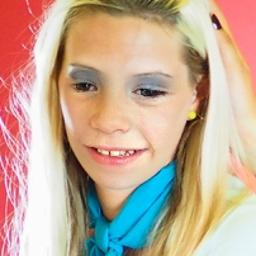
#> input picture colour data set/(1).jpg, 256 x 256 px
$ python -i camera.py   (imports and definitions only)
#> lines starting #> are read from the running program, lines starting #| are printed output that depends on the picture
import cv2
import numpy as np
import os
import zipfile
import pandas as pd

def extract_prnu_snu(image):
    # Estimate PRNU pattern using Non-Local Means Denoising
    prnu = cv2.fastNlMeansDenoising(image, None, h=7, templateWindowSize=21, searchWindowSize=21)

    # Compute SNU pattern as the difference between original and
    # denoised image
    snu = image - prnu

    return prnu, snu

# [13 lines left out: function compute_noise_level, not called in this run]

def otsu_threshold(image):
    # Apply Otsu's thresholding to the image
    _, mask = cv2.threshold(image, 0, 255, cv2.THRESH_BINARY + cv2.THRESH_OTSU)
    return mask

# [6 lines left out: function noise_analysis, not called in this run]

def process_image(image):
    # Extract PRNU and SNU patterns
    prnu, snu = extract_prnu_snu(image)

    # Compute Otsu's threshold masks for foreground and background
    foreground_mask = otsu_threshold(image)
    background_mask = otsu_threshold(prnu)

    # Compute noise level in foreground and background regions
    foreground_noise = compute_noise_level(image, foreground_mask, downsample_factor=4)
    background_noise = compute_noise_level(prnu, background_mask, downsample_factor=4)

    # Perform pattern analysis and noise analysis
    noise_difference = noise_analysis(foreground_noise, background_noise)

    return foreground_noise, background_noise, noise_difference

# [43 lines left out: functions detect_fake_images, main, not called in this run]

# [2 lines not run here, left out]

>>> import cv2
>>> picture = cv2.imread('colour data set/(1).jpg')
#> picture is the input picture: shape (256, 256, 3); mean B, G, R 150.4, 170.3, 196
>>> result = process_image(picture)
#> in extract_prnu_snu, `snu = image - prnu`:
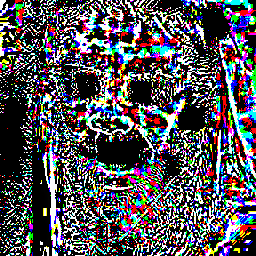
#> snu: shape (256, 256, 3); mean B, G, R 86.7, 81.3, 83.2
#> (the run stopped early here; a loop or call above may not have finished)

$ run again, on colour data set/(10).jpg
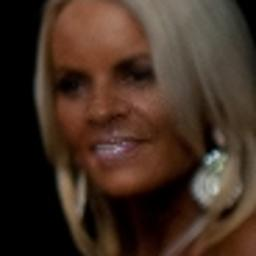
#> input picture colour data set/(10).jpg, 256 x 256 px
#> picture is the input picture: shape (256, 256, 3); mean B, G, R 35, 46.9, 66
#> in extract_prnu_snu, `snu = image - prnu`:
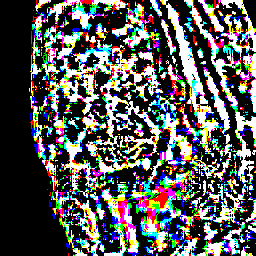
#> snu: shape (256, 256, 3); mean B, G, R 90.3, 87.6, 90.4

$ run again, on colour data set/(11).jpg
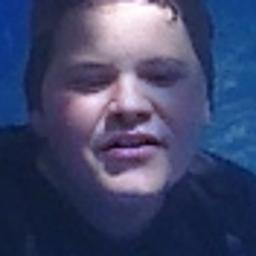
#> input picture colour data set/(11).jpg, 256 x 256 px
#> picture is the input picture: shape (256, 256, 3); mean B, G, R 108.3, 71.9, 65
#> in extract_prnu_snu, `snu = image - prnu`:
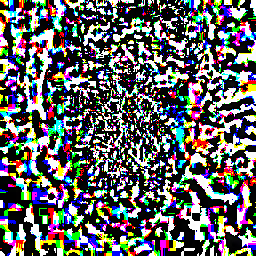
#> snu: shape (256, 256, 3); mean B, G, R 100.3, 99, 98.9

$ run again, on colour data set/(12).jpg
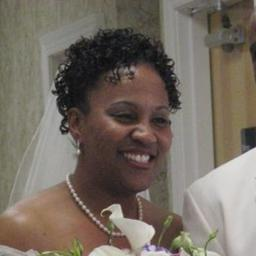
#> input picture colour data set/(12).jpg, 256 x 256 px
#> picture is the input picture: shape (256, 256, 3); mean B, G, R 98.6, 108.6, 117.9
#> in extract_prnu_snu, `snu = image - prnu`:
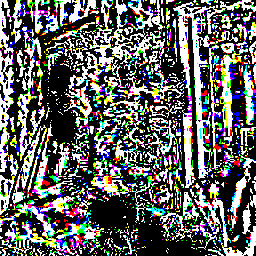
#> snu: shape (256, 256, 3); mean B, G, R 99.5, 98.2, 99.7
